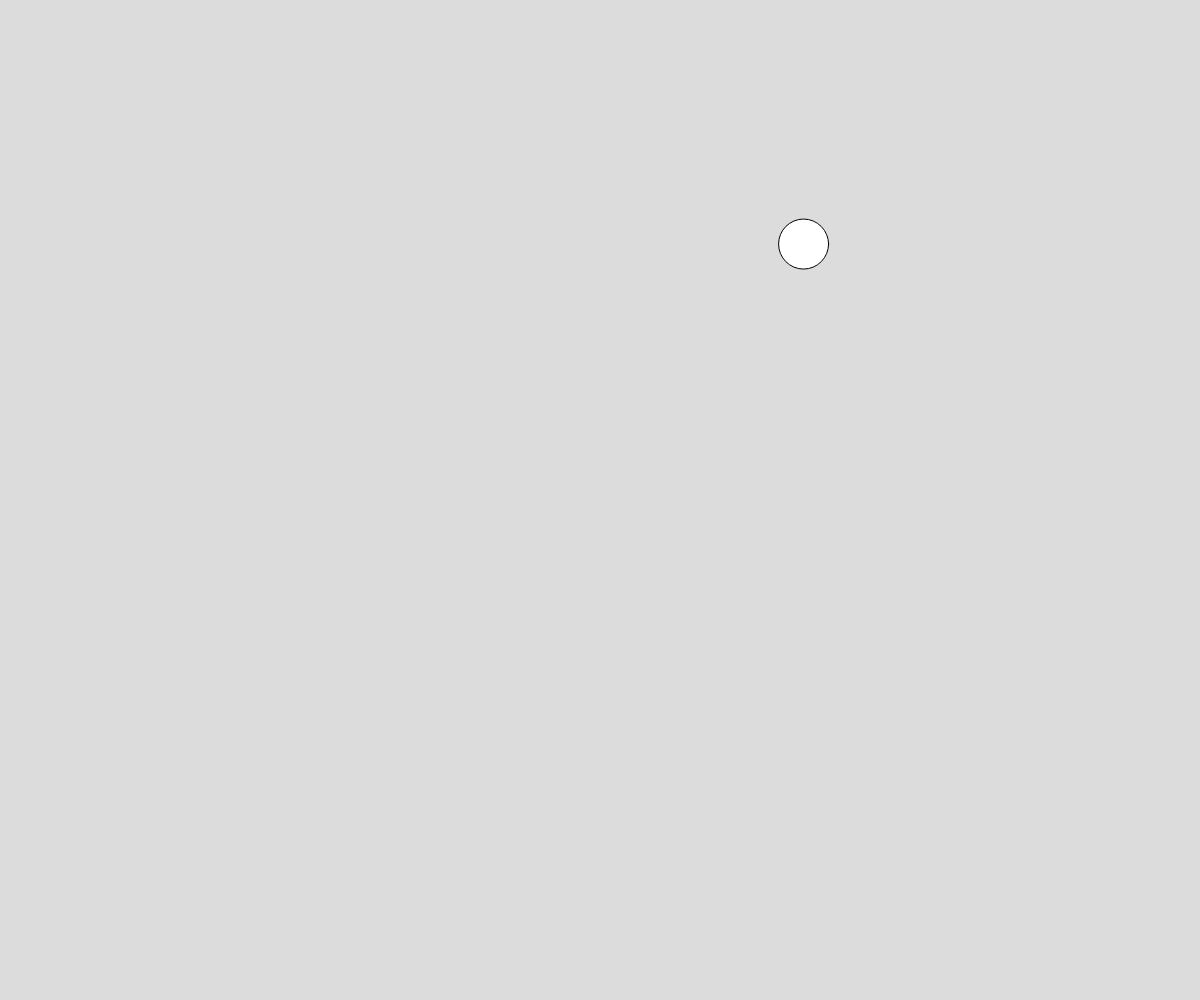
Frame 1 (no input)
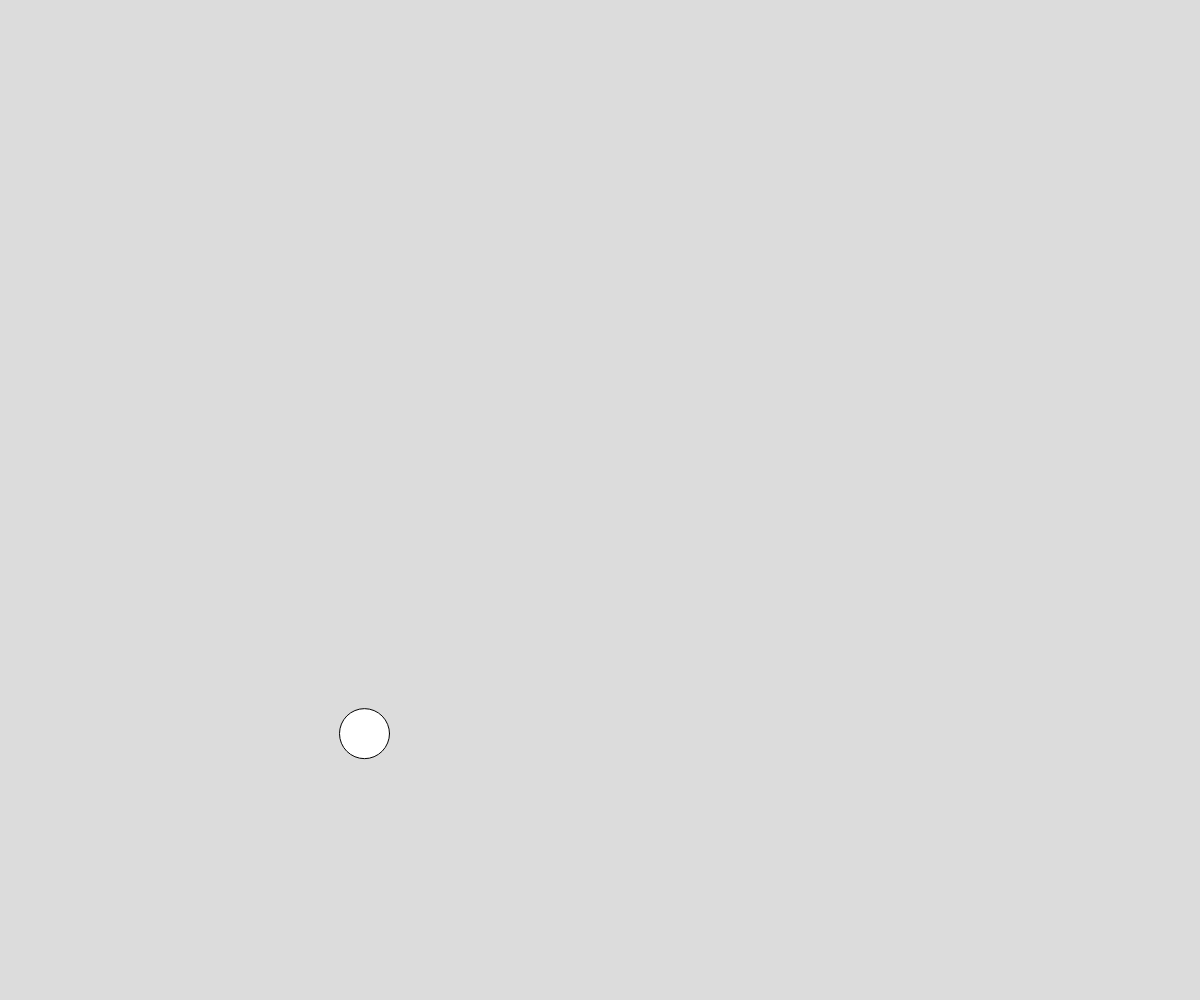
Frame 60 (no input)
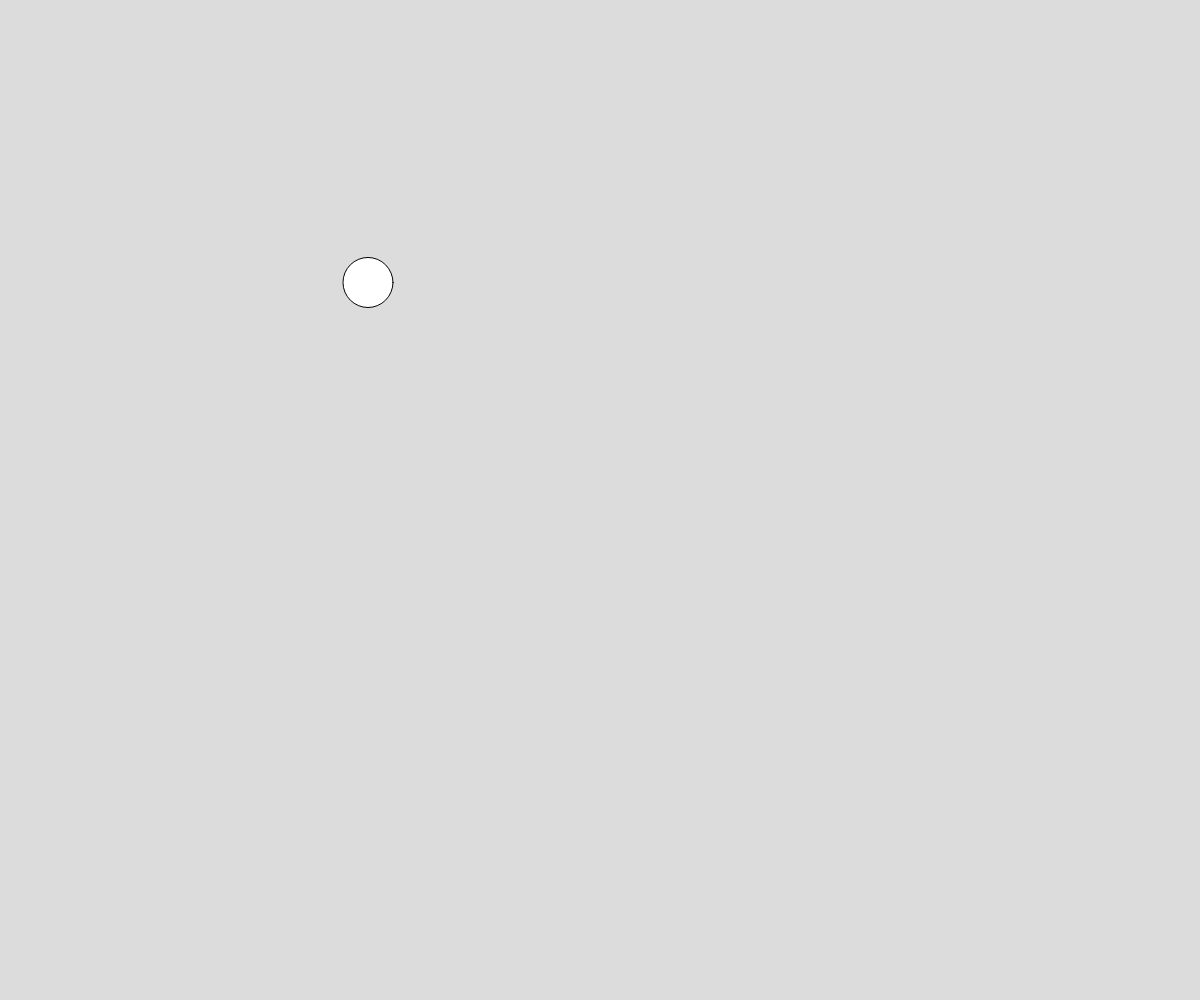
Frame 120 (the mouse pressed at the canvas centre since frame 60)

The p5.js sketch that drew these frames (run headless with seeded random() and noise() and a simulated clock; from frame 60 on, the mouse is pressed at the canvas centre):

// p5.js sketch
// ── sketch.js
// Perlin noise ball
// Katos Booth
// October 7th 2024

let x;
let y;
let time = 0;
let timeY = 0;

function setup() {
  createCanvas(windowWidth, windowHeight);
  x = width/2;
  y = height/2;
}

function draw() {
  background(220);
  x = noise(time) * width;
  y = noise(time + 100) * height;
  circle(x,y,50);
  time += 0.05;
}
